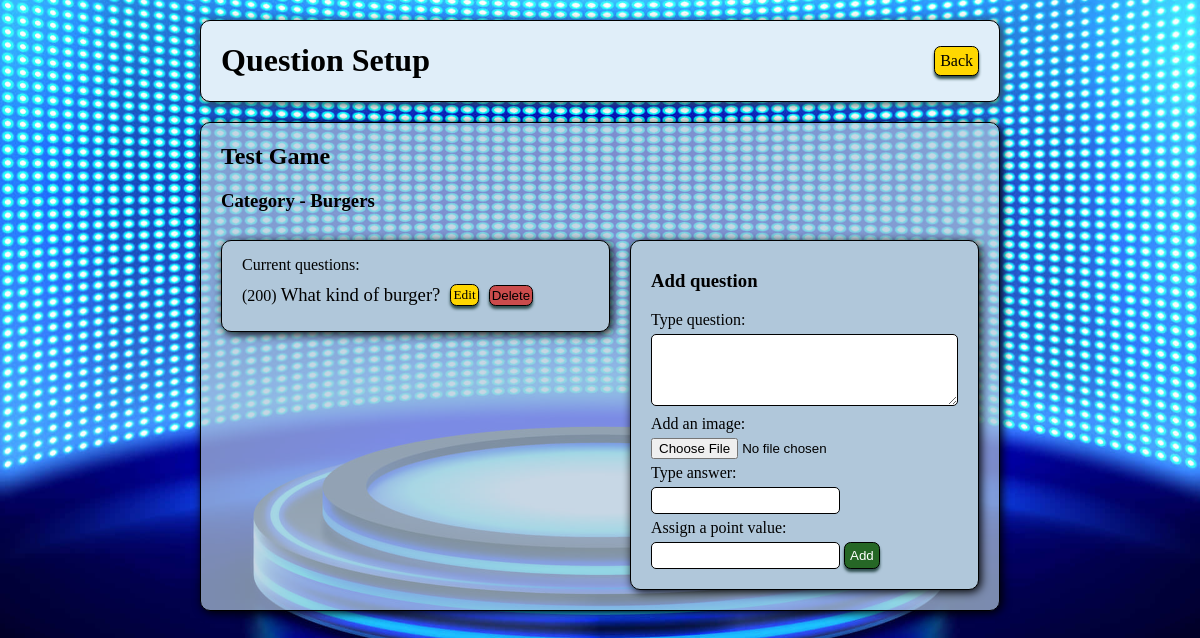
The page /games/categories/8 (signed in) on the database as committed earlier.
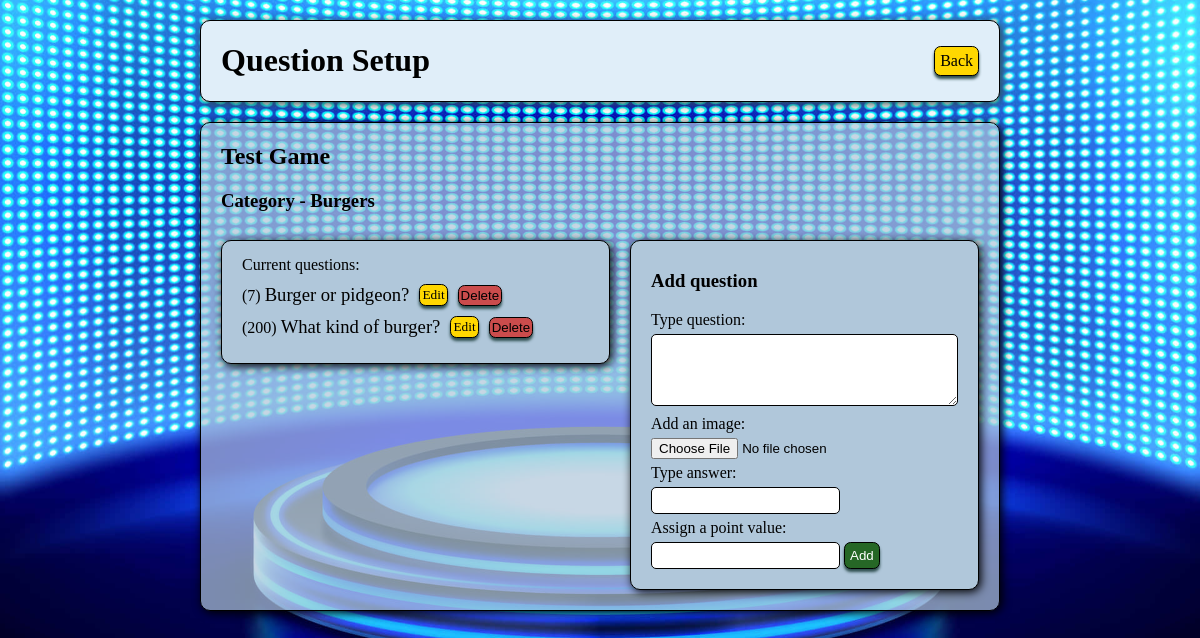
The same page on the database as committed later.
### gameboard_app/models.py (models this page shows, shortened)
class Category(models.Model):
    name = models.CharField(max_length=255)
    game_assigned = models.ForeignKey(Game, related_name="categories_avail", on_delete = models.CASCADE, default=1)
    created_at = models.DateTimeField(auto_now_add=True)
    updated_at = models.DateTimeField(auto_now=True)
    @classmethod
    def get_by_id(cls, id):
        return cls.objects.get(id=id)

class Game(models.Model):
    title = models.CharField(max_length=255)
    is_active = models.BooleanField(default=False)
    creator = models.ForeignKey(User, related_name='gameboards', on_delete=models.CASCADE, default=1)
    created_at = models.DateTimeField(auto_now_add=True)
    updated_at = models.DateTimeField(auto_now=True)

class Question(models.Model):
    question = models.TextField()
    pic = models.ImageField(upload_to='question_images/', null=True, blank=True, default='')
    answer = models.CharField(max_length=255)
    points = models.IntegerField(default=100)
    played = models.BooleanField(default=False)
    category_assigned = models.ForeignKey(Category, related_name="question_list", on_delete = models.CASCADE, default=1)
    created_at = models.DateTimeField(auto_now_add=True)
    updated_at = models.DateTimeField(auto_now=True)

### gameboard_app/views.py (the view)
# urls.py: path('categories/<int:cat_id>', views.display_cat_questions, name='show_cat_qs'),
def display_cat_questions(request, cat_id):
    if 'user_id' not in request.session or 'game_id' not in request.session:
        return redirect('/')
    category = Category.get_by_id(cat_id)
    if category.game_assigned.creator.id != request.session['user_id']:
        return redirect('/games')
    context = {
        'category': Category.get_by_id(cat_id),
    }
    return render(request, 'new_question.html', context)

### gameboard_app/templates/new_question.html (shortened to what this page needs)
<!DOCTYPE html>
<html lang="en">
<head>
    {% load static %}
    <link rel="stylesheet" href="{% static 'css/style.css' %}">
</head>
<body>
    <div class="wrapper">
        <div class="nav_bar">
            <h1>Question Setup</h1>
            <a class="back" href="{% url 'show_cats' %}">Back</a>
        </div>
        <div class="title_box">
            <h2 style="color: black; padding: 0px 20px;">{{ category.game_assigned.title }}</h2>
            <h3 style="color: black; padding: 0px 20px;">Category - {{ category.name }}</h3>
            <div class="question_box">
                <div class="ques_box_left">
                    <p>Current questions:</p>
                    {% for question in category.question_list.all|dictsort:"points" %}
                        <div style="display: flex; align-items: center;">
                            <p>({{ question.points }}) <a class="cat_link" href="{% url 'show_ques' question.id %}">
                                {% if question.question|length > 25 %}
                                    {{ question.question|slice:":25"}}...
                                {% else %}
                                    {{ question.question }}
                                {% endif %}
                            </a></p>
                            <a class="q_edit" href="{% url 'edit_ques_page' question.id %}">Edit</a>
                            <button class="q_delete" onclick="displayPopup('{{ question.id }}')">Delete</button>
                        </div>
                    {% endfor %}
                </div>
                <div class="ques_box_right">
                    <h3>Add question</h3>
                    <form action="{% url 'new_question' %}" method="post" enctype="multipart/form-data">
                        <p><label>Type question:</label></p>
                        <textarea class="input" name="question" cols="35" rows="4"></textarea>
                        <p><label for="pic">Add an image:</label></p>
                        <input type="file" name="pic" id="pic" accept="image/*">
                        <p><label>Type answer:</label></p>
                        <input class="input" type="text" name="answer">
                        <p><label>Assign a point value:</label></p>
                        <input class="input" type="number" name="points">
                        <input class="add" type="submit" value="Add">
                    </form>
                </div>
            </div>
        </div>
    </div>
</body>
</html>

### gameboard_app/static/css/style.css (style rules this page uses)
body { background-image: url("../images/game-show-background-opt1.jpg"); background-position: center; background-size: cover; }
.wrapper { width: 800px; margin: auto; }
.nav_bar { display: flex; justify-content: space-between; align-items: center; margin: 20px 0px; padding: 0px 20px; border: 1px solid black; border-radius: 10px; background-color:rgb(224, 238, 249); box-shadow: 2px 2px 10px darkslategray; }
.title_box { border: 1px solid black; border-radius: 10px; background-color: rgb(176, 199, 218, 0.7); box-shadow: 2px 2px 10px black; }
.back, .delete, .q_edit, .q_delete, .play, .add { text-decoration: none; border: 1px solid black; border-radius: 5pt; box-shadow: 0px 3px 3px darkslategray; background-color: gold; color: black; padding: 5px; cursor: pointer; }
.delete, .q_delete { background-color: rgb(203, 76, 76); }
.q_edit, .q_delete { font-size: 10pt; padding: 2px; margin: 0px 0px 0px 10px; }
.add { background-color: rgb(38, 103, 38); color: white; }
#select_game, #category_box, .question_box { display: flex; align-items: start; margin: 10px; }
.inner_boxes, .ques_box_left, .ques_box_right { border: 1px solid black; border-radius: 10px; box-shadow: 2px 2px 10px black; margin: 10px; padding: 10px 20px 20px; width: 50%; background-color: rgb(176, 199, 218); }
.ques_box_left { width: 60%; }
.ques_box_right { width: 40%; }
p { margin: 5px 0px; }
.input { border: 1px solid black; border-radius: 5px; padding: 5px; }
.cat_link { text-decoration: none; color: black; font-size: 14pt; }

Rows that differ between the two databases and show on the page:
added Question: points "7", question "Burger or pidgeon?"
